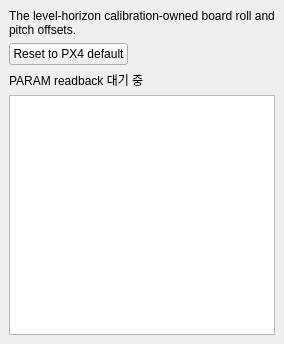
                        <widget class="QWidget" name="widget135">
                          <property name="minimumSize">
                            <size>
                              <width>0</width>
                              <height>0</height>
                            </size>
                          </property>
                          <property name="maximumSize">
                            <size>
                              <width>16777215</width>
                              <height>16777215</height>
                            </size>
                          </property>
                          <layout class="QVBoxLayout" name="layout136" stretch="0,0,0,1">
                            <property name="leftMargin">
                              <number>9</number>
                            </property>
                            <property name="topMargin">
                              <number>9</number>
                            </property>
                            <property name="rightMargin">
                              <number>9</number>
                            </property>
                            <property name="bottomMargin">
                              <number>9</number>
                            </property>
                            <property name="spacing">
                              <number>6</number>
                            </property>
                            <item>
                              <widget class="QLabel" name="widget137">
                                <property name="minimumSize">
                                  <size>
                                    <width>0</width>
                                    <height>0</height>
                                  </size>
                                </property>
                                <property name="maximumSize">
                                  <size>
                                    <width>16777215</width>
                                    <height>16777215</height>
                                  </size>
                                </property>
                                <property name="text">
                                  <string>The level-horizon calibration-owned board roll and pitch offsets.</string>
                                </property>
                                <property name="wordWrap">
                                  <bool>true</bool>
                                </property>
                                <property name="alignment">
                                  <set>Qt::AlignLeft|Qt::AlignVCenter</set>
                                </property>
                                <property name="textInteractionFlags">
                                  <set>Qt::LinksAccessibleByMouse</set>
                                </property>
                                <property name="legacyObjectName" stdset="0">
                                  <string>compactContract</string>
                                </property>
                              </widget>
                            </item>
                            <item>
                              <layout class="QHBoxLayout" name="layout138" stretch="0,1">
                                <property name="leftMargin">
                                  <number>0</number>
                                </property>
                                <property name="topMargin">
                                  <number>0</number>
                                </property>
                                <property name="rightMargin">
                                  <number>0</number>
                                </property>
                                <property name="bottomMargin">
                                  <number>0</number>
                                </property>
                                <property name="spacing">
                                  <number>6</number>
                                </property>
                                <item>
                                  <widget class="QPushButton" name="px4_parameter_reset_buttons_right_level">
                                    <property name="minimumSize">
                                      <size>
                                        <width>0</width>
                                        <height>0</height>
                                      </size>
                                    </property>
                                    <property name="maximumSize">
                                      <size>
                                        <width>16777215</width>
                                        <height>16777215</height>
                                      </size>
                                    </property>
                                    <property name="text">
                                      <string>Reset to PX4 default</string>
                                    </property>
                                    <property name="commandId" stdset="0">
                                      <string>pixhawk.reset_calibration.p2.level</string>
                                    </property>
                                  </widget>
                                </item>
                                <item>
                                  <spacer name="spacer140">
                                    <property name="orientation">
                                      <enum>Qt::Horizontal</enum>
                                    </property>
                                    <property name="sizeHint">
                                      <size>
                                        <width>0</width>
                                        <height>0</height>
                                      </size>
                                    </property>
                                  </spacer>
                                </item>
                              </layout>
                            </item>
                            <item>
                              <widget class="QLabel" name="px4_parameter_group_status_labels_right_level">
                                <property name="minimumSize">
                                  <size>
                                    <width>0</width>
                                    <height>0</height>
                                  </size>
                                </property>
                                <property name="maximumSize">
                                  <size>
                                    <width>16777215</width>
                                    <height>16777215</height>
                                  </size>
                                </property>
                                <property name="text">
                                  <string>PARAM readback 대기 중</string>
                                </property>
                                <property name="wordWrap">
                                  <bool>true</bool>
                                </property>
                                <property name="alignment">
                                  <set>Qt::AlignLeft|Qt::AlignVCenter</set>
                                </property>
                                <property name="textInteractionFlags">
                                  <set>Qt::TextSelectableByMouse</set>
                                </property>
                                <property name="legacyObjectName" stdset="0">
                                  <string>statusStrip</string>
                                </property>
                              </widget>
                            </item>
                            <item>
                              <widget class="QTableView" name="px4_parameter_tables_right_level">
                                <property name="minimumSize">
                                  <size>
                                    <width>0</width>
                                    <height>240</height>
                                  </size>
                                </property>
                                <property name="maximumSize">
                                  <size>
                                    <width>16777215</width>
                                    <height>16777215</height>
                                  </size>
                                </property>
                                <property name="editTriggers">
                                  <set>QAbstractItemView::NoEditTriggers</set>
                                </property>
                                <property name="selectionBehavior">
                                  <enum>QAbstractItemView::SelectRows</enum>
                                </property>
                                <property name="selectionMode">
                                  <enum>QAbstractItemView::ExtendedSelection</enum>
                                </property>
                                <attribute name="verticalHeaderVisible">
                                  <bool>false</bool>
                                </attribute>
                                <attribute name="horizontalHeaderStretchLastSection">
                                  <bool>true</bool>
                                </attribute>
                                <property name="horizontalScrollMode">
                                  <enum>QAbstractItemView::ScrollPerItem</enum>
                                </property>
                                <property name="alternatingRowColors">
                                  <bool>true</bool>
                                </property>
                              </widget>
                            </item>
                          </layout>
                          <attribute name="title">
                            <string>Level horizon calibration</string>
                          </attribute>
                        </widget>
